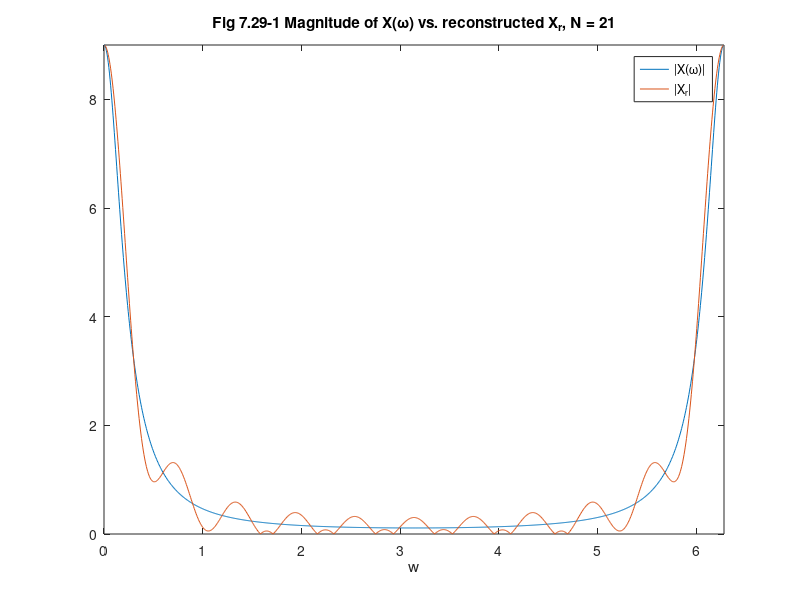
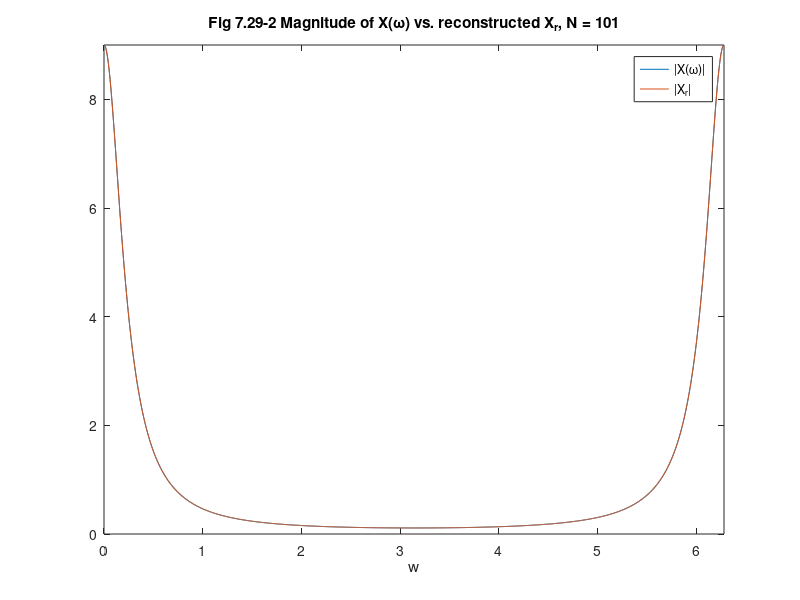
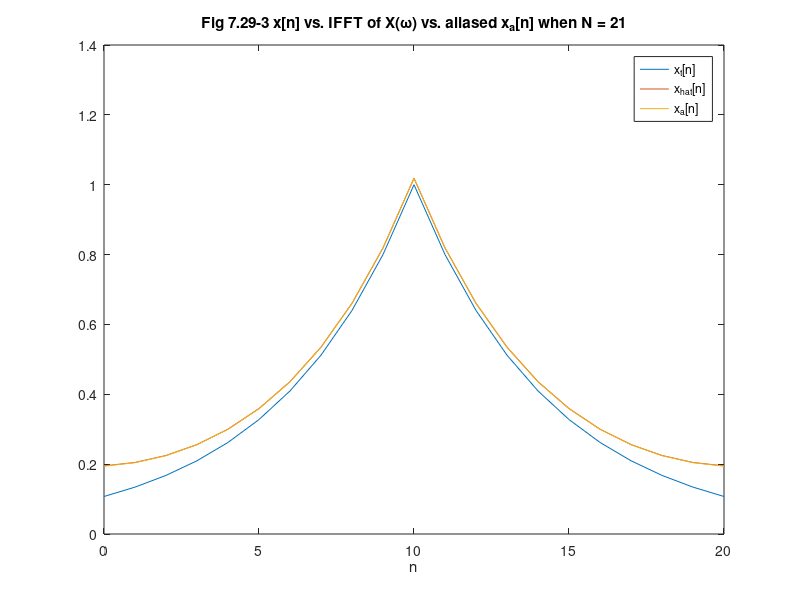
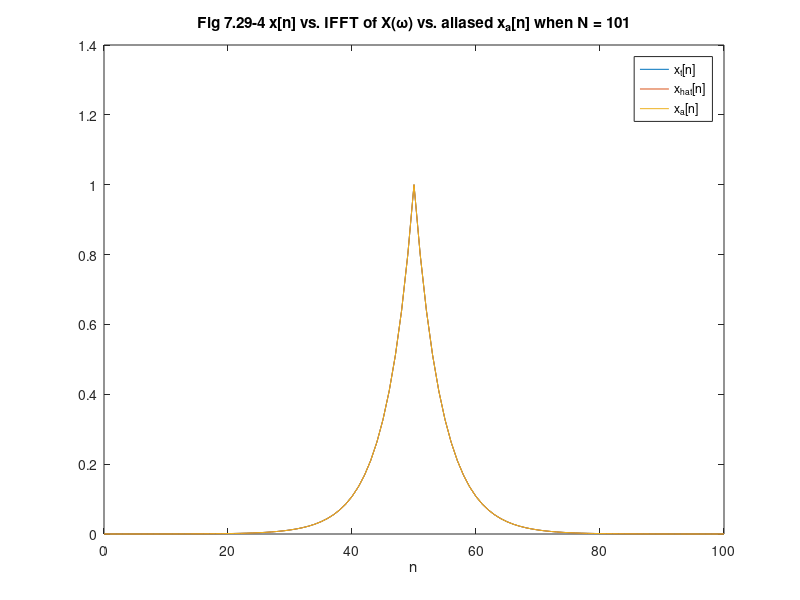

Source code (MATLAB) for these figures, in order:
% ECE 538 MATLAB HOMEWORK 3
% Problem 7.29
% a)
close all;
a = 0.8;
w = linspace(0,2*pi-2*pi/1024,1024);
X_w = (1-a^2)./(1-2*a*cos(w)+a^2);
% b) and c) See attached plots
N = [21;101];
D = (N-1)/2;
Xr = zeros(2,1024);
% Get reconstructed X for N = 21
for k = 0:N(1,:)-1
	wk(1,:) = 2*pi*k/N(1,:);
	X_wk(1,:) = (1-a^2)./(1-2*a*cos(wk(1,:))+a^2)*exp((-j)*D(1,:)*wk(1,:));
	Xr(1,:) = Xr(1,:)+X_wk(1,:)*((sin(N(1,:)*(w-wk(1,:))/2))./(N(1,:)*...
	sin((w-wk(1,:))/2)).*exp(-j*(N(1,:)-1)*(w-wk(1,:))/2));
end	
% Get reconstructed X for N = 101
for k = 0:N(2,:)-1
	wk(2,:) = 2*pi*k/N(2,:);
	X_wk(2,:) = (1-a^2)./(1-2*a*cos(wk(2,:))+a^2)*exp((-j)*D(2,:)*wk(2,:));
	Xr(2,:) = Xr(2,:)+X_wk(2,:)*((sin(N(2,:)*(w-wk(2,:))/2))./(N(2,:)*...
	sin((w-wk(2,:))/2)).*exp(-j*(N(2,:)-1)*(w-wk(2,:))/2));
end	
figure(1);
plot(w, abs(X_w), w, abs(Xr(1,:)));
axis([0 2*pi 0 max(X_w(1,:))]);
legend('|X(\omega)|', '|X_r|');
xlabel('w');
title(...
'Fig 7.29-1 Magnitude of X(\omega) vs. reconstructed X_r, N = 21');
figure(2);
plot(w, abs(X_w), w, abs(Xr(2,:)));
axis([0 2*pi 0 max(X_w(1,:))]);
legend('|X(\omega)|','|X_r|');
xlabel('w');
title(...
'Fig 7.29-2 Magnitude of X(\omega) vs. reconstructed X_r, N = 101');
% d) 	Both cases when N = 51, 101 cause a certain degree of aliasing since the
% 	original signal has infinite length. When N = 101, the aliasing effect
%	is greatly reduced to the point that one could not observe.
% e)
% Original x[n]
n1 = 0:(N(1,:)-1);
x1 = a.^(abs(n1-D(1,:)));
% Construct x_hat[n]
k1 = 0:N(1,:)-1;
wk1 = 2*pi*k1/N(1,:);
X_wk1 = (1-a^2)./(1-2*a*cos(wk1)+a^2).*exp((-j)*D(1,:)*wk1);
x_hat1 = ifft(X_wk1,21);
% Construct x_a[n]
x_a1 = a.^(abs(n1+N(1,:)-D(1,:))) + a.^(abs(n1-D(1,:))) + ...
	a.^(abs(n1-N(1,:)-D(1,:)));
figure(3);
plot(n1, x1, n1, x_hat1, n1, x_a1);
legend('x_t[n]','x_{hat}[n]','x_a[n]');
title('Fig 7.29-3 x[n] vs. IFFT of X(\omega) vs. aliased x_a[n] when N = 21');
xlabel('n');
% Original x[n]
n2 = 0:(N(2,:)-1);
x2 = a.^(abs(n2-D(2,:)));
% Construct x_hat[n]
k2 = 0:N(2,:)-1;
wk2 = 2*pi*k2/N(2,:);
X_wk2 = (1-a^2)./(1-2*a*cos(wk2)+a^2).*exp((-j)*D(2,:)*wk2);
x_hat2 = ifft(X_wk2,101);
% Construct x_a[n]
x_a2 = a.^(abs(n2+N(2,:)-D(2,:))) + a.^(abs(n2-D(2,:))) + ...
	a.^(abs(n2-N(2,:)-D(2,:)));
figure(4);
plot(n2, x2, n2, x_hat2, n2, x_a2);
legend('x_t[n]','x_{hat}[n]','x_a[n]');
title('Fig 7.29-4 x[n] vs. IFFT of X(\omega) vs. aliased x_a[n] when N = 101');
xlabel('n');

% Problem 7.30
% a)
f1 = 1/128; f2 = 5/128; fc = 50/128;
n = 0:255;
x_org = cos(2*pi*f1*n) + cos(2*pi*f2*n);
x_c = cos(2*pi*fc*n);
x_am = x_org.*cos(2*pi*fc*n);
figure(5);
subplot(3,1,1);
plot(n, x_org);
xlabel('n');
%title('Fig 7.30-1','x[n]=cos(2\pif1n)+cos(2\pif2n)');
subplot(3,1,2);
plot(n,x_c);
xlabel('n');
title('x_c[n]=cos(2\pif_cn)');
subplot(3,1,3);
plot(n,x_am);
xlabel('n');
title('x[n]=x[n]*x_c[n]');
% b) and c) and d)
X_am_128 = fft(x_am(1:128),128);
X_am_128_t = fft(x_am(1:100),128);
X_am_256 = fft(x_am(1:180),256);
figure(6);
subplot(3,1,1);
plot(2*pi*(0:127)/128,X_am_128);
%title('Fig 7.30-2','128-pt DFT of x_am, 0<=n<=127');
xlabel('w');
subplot(3,1,2);
plot(2*pi*(0:127)/128,X_am_128_t);
title('128-pt DFT of x_am, 0<=n<=99');
xlabel('w');
subplot(3,1,3);
plot(2*pi*(0:255)/256,X_am_256);
title('256-pt DFT of x_am, 0<=n<=179');
xlabel('w');
figure(7);
subplot(3,1,1);
plot(2*pi*(0:127)/128,abs(X_am_128));
%title('Fig 7.30-3','|X_{am}|, 0<=n<=127');
xlabel('w');
subplot(3,1,2);
plot(2*pi*(0:127)/128,abs(X_am_128_t));
title('|X_{am}|, 0<=n<=99');
xlabel('w');
subplot(3,1,3);
plot(2*pi*(0:255)/256,abs(X_am_256));
title('|X_{am}|, 0<=n<=179');
xlabel('w');
% e) See attached derivations
